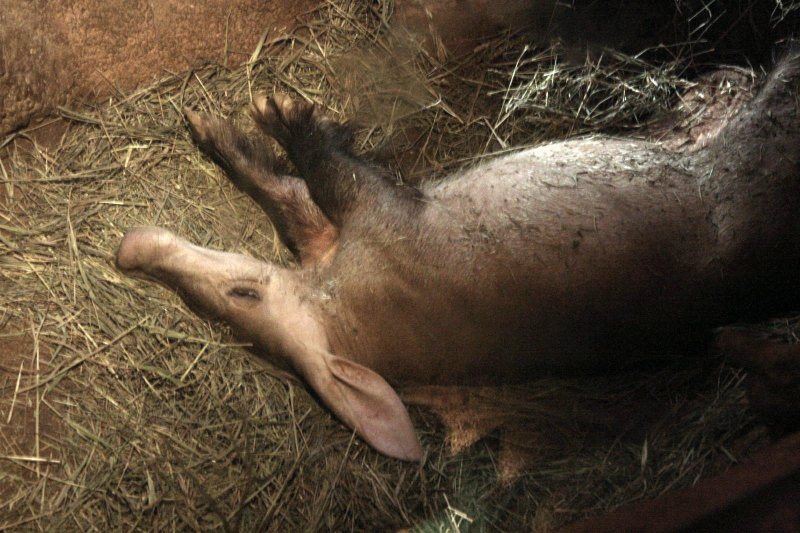
#> input picture image_dataset/aardvark_1.jpg, 1600 x 1066 px (shown at 1/2 size); its folder holds 4 pictures in this run
$ python main.py
#> lines starting #> are read from the running program, lines starting #| are printed output that depends on the picture
### utils/read_dataset.py
from PIL import Image, ImageDraw
import glob
from pathlib import Path
from typing import Union
import numpy as np
import IPython

from utils.data_augmentation import AugmentData


class ImageDataset:

    def __init__(self, dataset_path: str, image_dimensions: dict):
        self.image_list = []
        self.dataset_path = dataset_path
        self.image_dimensions = image_dimensions

    def read_images(self):

        # assembling a list of images
        image_list = []
        fiducial_points = []
        image_class_list = []

        # we must resize the images and their corresponding coordinates
        image_size = (self.image_dimensions['width'], self.image_dimensions['height'])

        # iterating over images and keypoints
        for image_name in glob.glob(self.dataset_path + "/*.jpg"):
            try:
                pts_file = image_name[:-4] + '.pts'

                image = Image.open(image_name)
#> image is the input picture: PIL image 1600x1066 RGB; mean R, G, B 87, 71.5, 53.2

                # resizing images and adjusting fiducial coordinates
                dx_coefficient = float(self.image_dimensions['width']) / image.size[0]
#> dx_coefficient = 0.16
                dy_coefficient = float(self.image_dimensions['height']) / image.size[1]
#> dy_coefficient = 0.24
                image = image.resize(image_size)
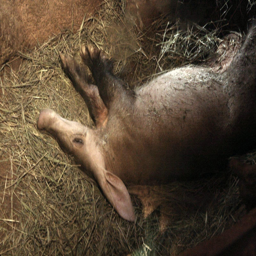
#> image: PIL image 256x256 RGB; mean R, G, B 87, 71.5, 53.2
                pts_vector = self.adjust_fiducial_points(pts_vector=self.read_pts(pts_file),
                                                         dx_coefficient=dx_coefficient,
                                                         dy_coefficient=dy_coefficient)

                image_list.append(image)
                fiducial_points.append(pts_vector)
                image_class_list.append(image_name[14:].split('_')[0])

                # insert augmented images
                flipped_tuple = AugmentData.flip_image(image=image, pts_list=pts_vector.copy())
                translated_tuple = AugmentData.translate_image(image=image, pts_list=pts_vector.copy())

                image_list.append(flipped_tuple[0])
                image_class_list.append(image_name[14:].split('_')[0])
                image_list.append(translated_tuple[0])
                image_class_list.append(image_name[14:].split('_')[0])
                fiducial_points.append(flipped_tuple[1])
                fiducial_points.append(translated_tuple[1])

            except:
                print('invalid image')
#> pass 2 of the loop in read_images, `for image_name in glob.glob(self.dataset_path + "/*.jpg"):`:
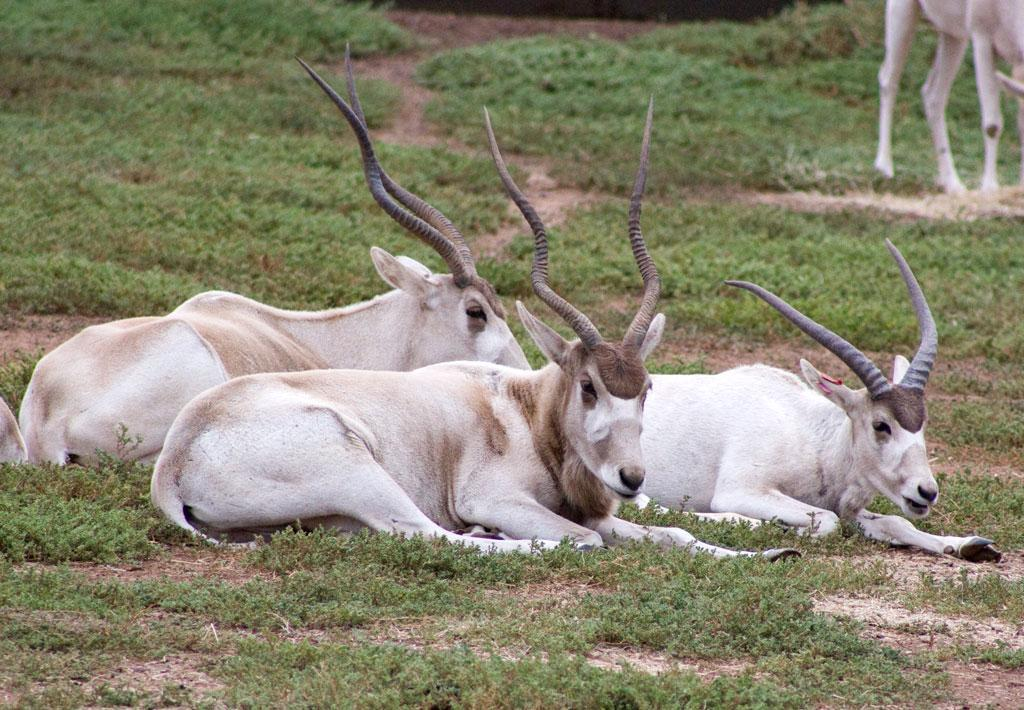
#> input picture image_dataset/addax_19.jpg, 1024 x 710 px
#> in read_images, image is the input picture: PIL image 1024x710 RGB; mean R, G, B 137.7, 133.6, 112.8
#> in read_images, `image = image.resize(image_size)`:
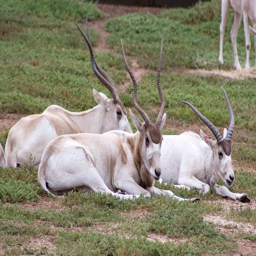
#> image: PIL image 256x256 RGB; mean R, G, B 137.7, 133.6, 112.8
#> pass 3 of the loop in read_images, `for image_name in glob.glob(self.dataset_path + "/*.jpg"):`:
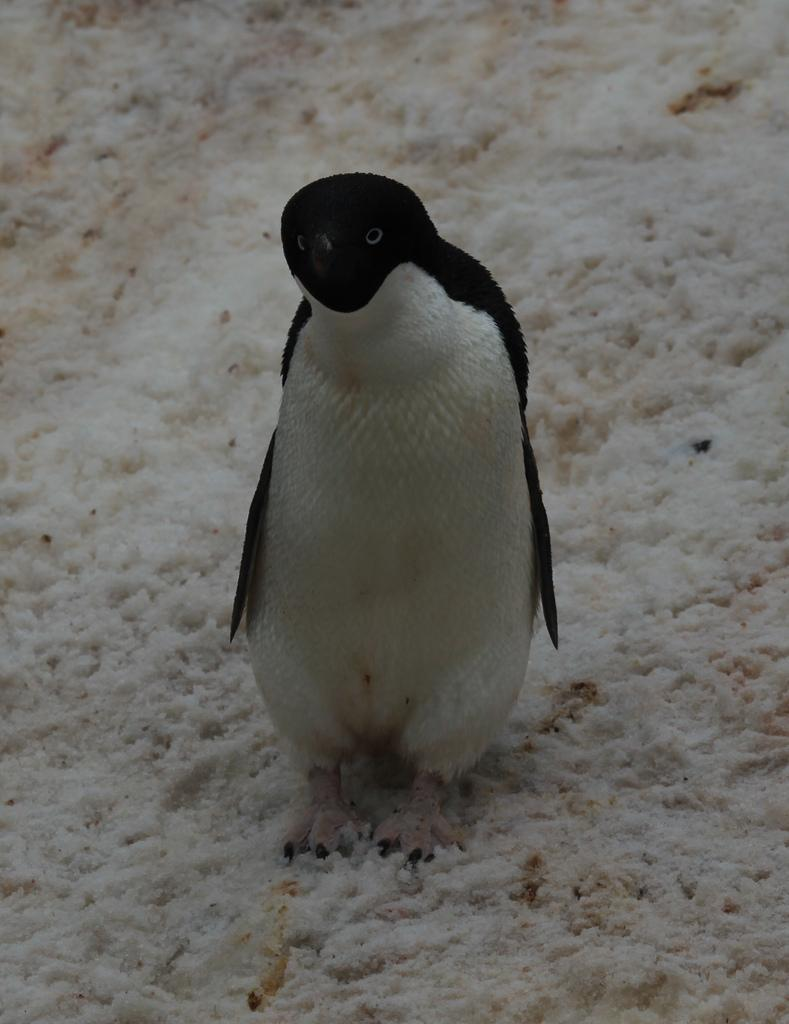
#> input picture image_dataset/adeliepenguin_9.jpg, 789 x 1024 px
#> in read_images, image is the input picture: PIL image 789x1024 RGB; mean R, G, B 107, 105.3, 100.6
#> in read_images, `image = image.resize(image_size)`:
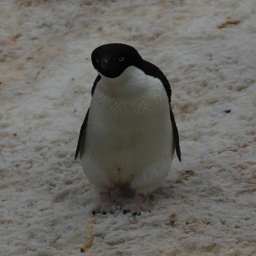
#> image: PIL image 256x256 RGB; mean R, G, B 107, 105.3, 100.6
#> the loop made 4 passes; the first 3 are shown

        return image_list, fiducial_points, image_class_list

    # [13 lines left out: function adjust_fiducial_points, not called in this run]

    def read_pts(self, filename: Union[str, bytes, Path]) -> np.ndarray:
        """Read a .PTS landmarks file into a numpy array"""
        with open(filename, 'rb') as f:
            # process the PTS header for n_rows and version information
            rows = version = None
            for line in f:
                if line.startswith(b"//"):  # comment line, skip
                    continue
                header, _, value = line.strip().partition(b':')
                if not value:
                    if header != b'{':
                        raise ValueError("Not a valid pts file")
                    if version != 1:
                        raise ValueError(f"Not a supported PTS version: {version}")
                    break
                try:
                    if header == b"n_points":
                        rows = int(value)
                    elif header == b"version":
                        version = float(value)  # version: 1 or version: 1.0
                    elif not header.startswith(b"image_size_"):
                        # returning the image_size_* data is left as an excercise
                        # for the reader.
                        raise ValueError
                except ValueError:
                    raise ValueError("Not a valid pts file")

            # if there was no n_points line, make sure the closing } line
            # is not going to trip up the numpy reader by marking it as a comment
            points = np.loadtxt(f, max_rows=rows, comments="}")

        if rows is not None and len(points) < rows:
            raise ValueError(f"Failed to load all {rows} points")
        return points

### main.py
# Press the green button in the gutter to run the script.
from utils.data_image_patches import ImagePatches
from utils.read_dataset import ImageDataset
from sklearn import preprocessing


def preparing_dataset_classes(dataset_classes_list: list) -> list:
    lb = preprocessing.LabelBinarizer()
#> (the run stopped early here; a loop or call above may not have finished)
